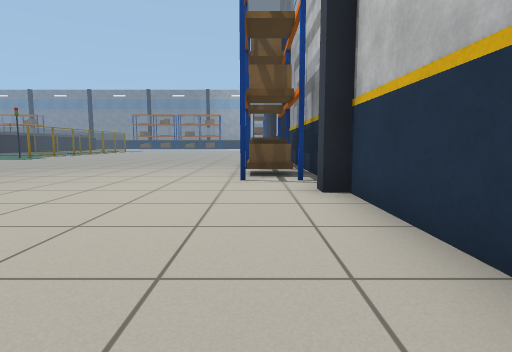
[1] (above)

24 first-person views from a walk through a Gazebo world. The camera is 0.69 m above the floor, tilts 6° down and sees 80° across. The lines on the ground mark 1 m squares. The floor is counted in squares, 1 m on a side. Each view is taken from the middle of a square. On the plan, view 1 faces up. The plan holds only what a view shows up to about 10 squares ahead; the rest is blank. The place goes on beyond the plan.

[2]
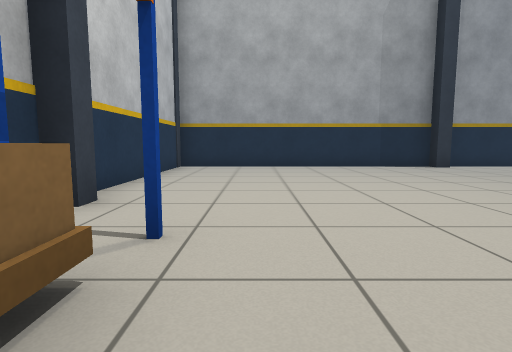

[3]
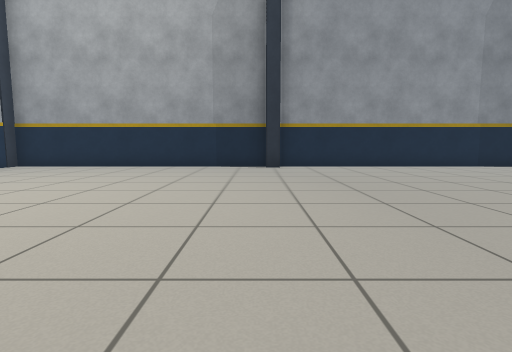

[4]
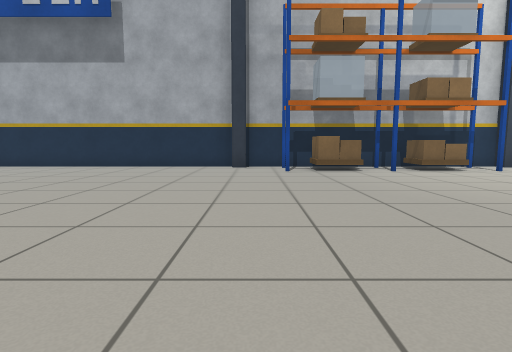

[5]
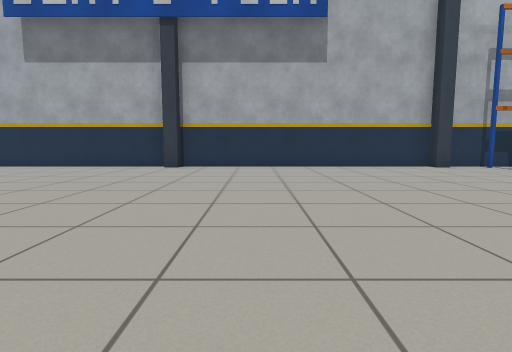

[6]
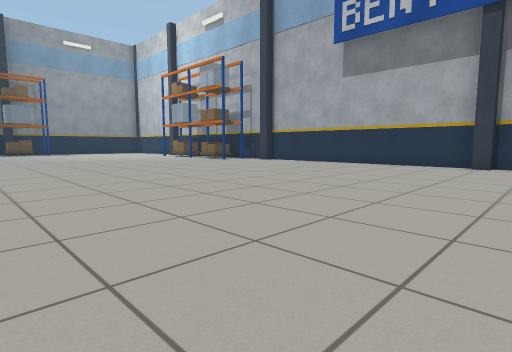

[7]
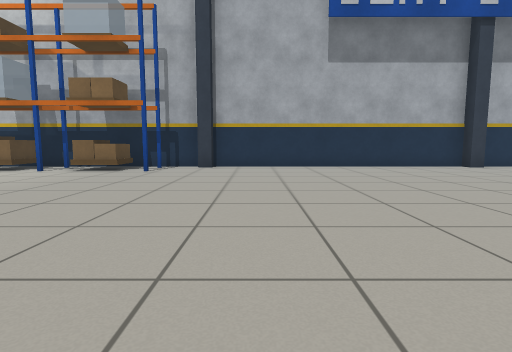

[8]
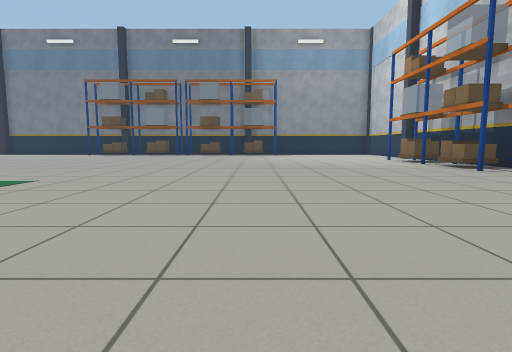

[9]
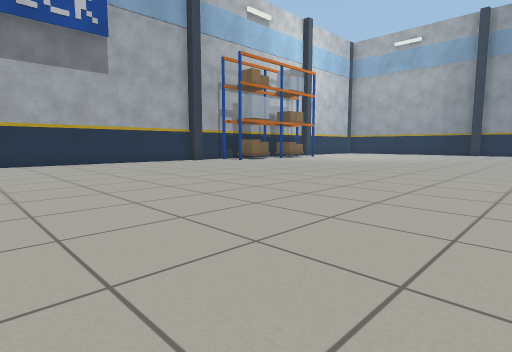

[10]
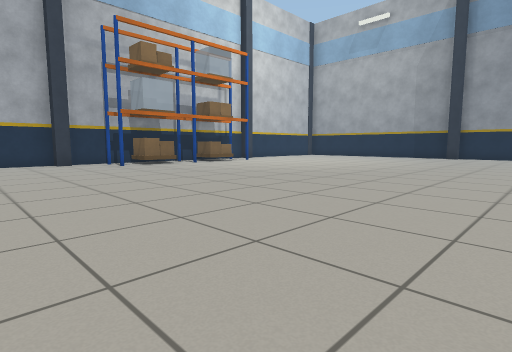

[11]
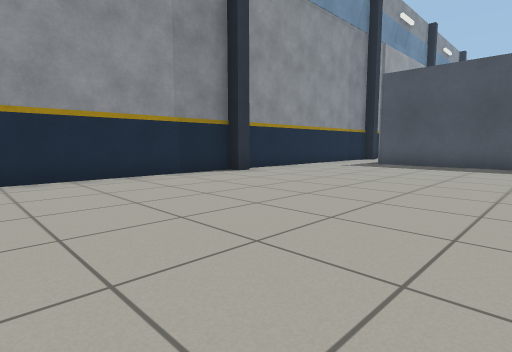

[12]
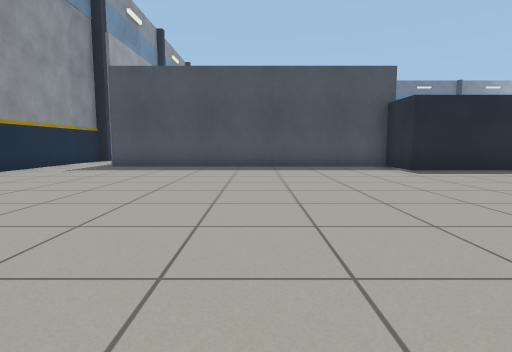

[13]
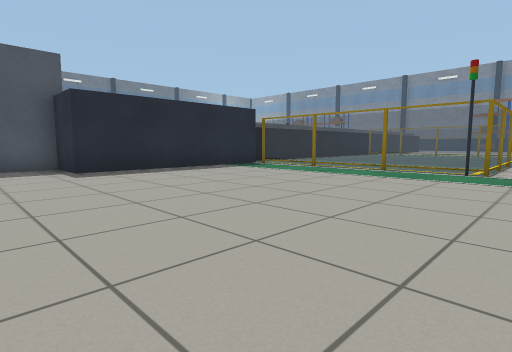

[14]
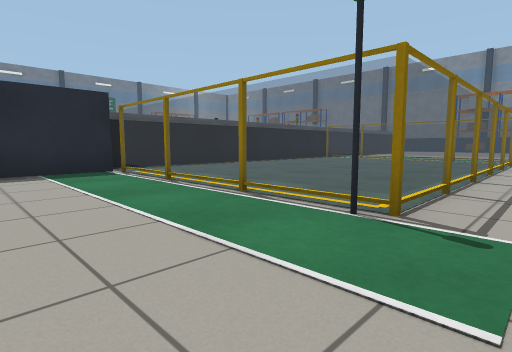

[15]
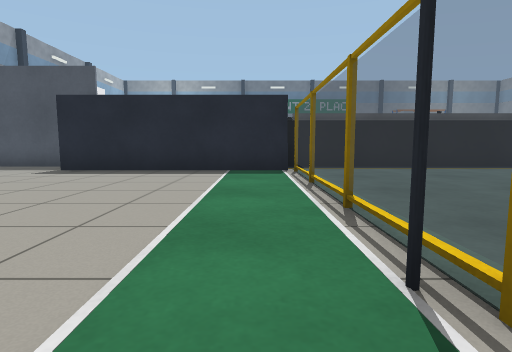

[16]
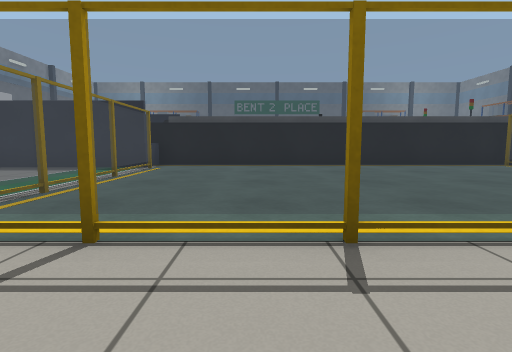

[17]
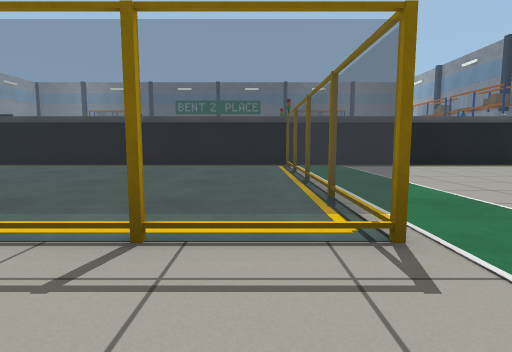

[18]
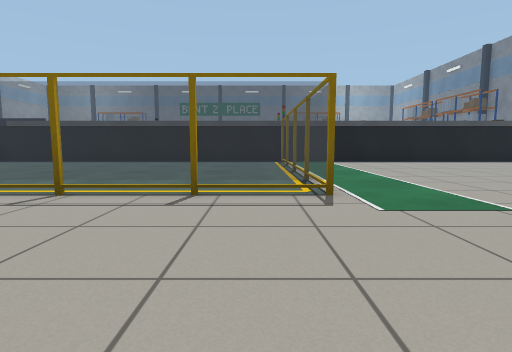

[19]
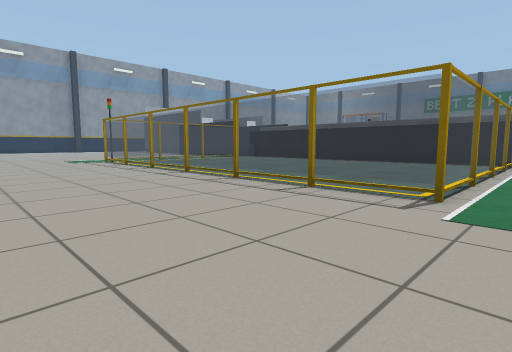

[20]
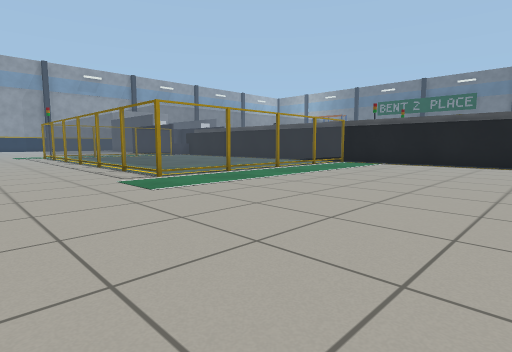

[21]
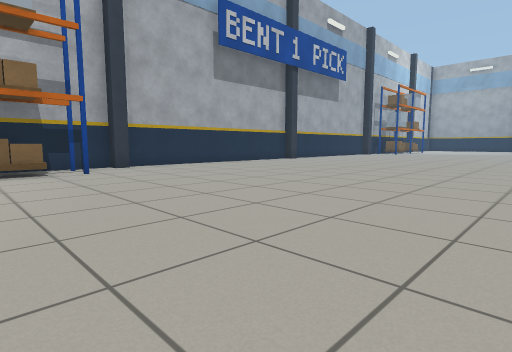

[22]
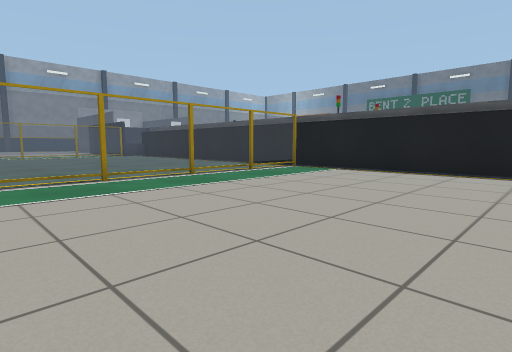

[23]
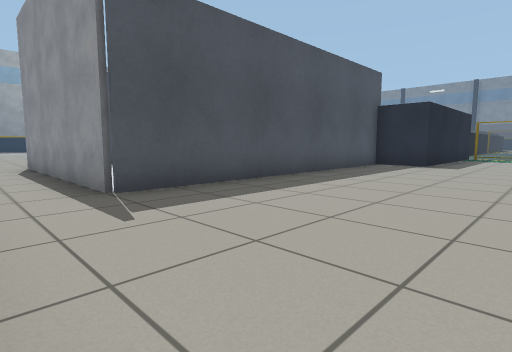

[24]
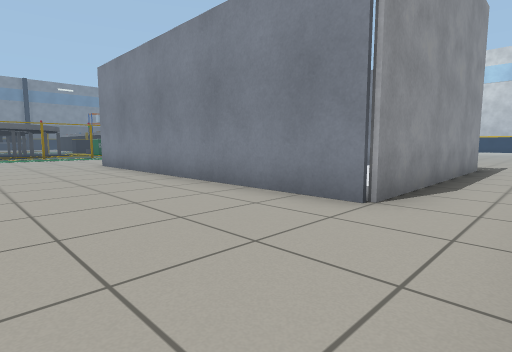

### Floor plan
Key: @ floor where view 1 was taken; # wall or solid block; . floor; B brown box; P blue post; F fence; O other object.
Columns run from 29 left of view 1 to 2 right of it. Each row starts with its distance up from view 1.
 32           #..................PP
 31           #..................B#
 30           #..................PP
 29           #....................#
 28           #...................P#
 27           #....................#
 26           #FFFFFFFF............#
 25           #.......F............#
 24           #.......F............#
 23           #.......F............#
 22           #.......F............#
 21           #.......F...........P#
 20           #.......F...........##
 19           #.......F............#
 18           #.......F............#
 17           #.......F............#
 16           #.......F............#
 15          ###FFFFFFF............#
 14            #...................#
 13            #..................P#
 12            #..................##
 11  ..        #.................PP
 10  ...       #.................B#
  9  ..O      ##.................BP
  8  ..O      O..................PP
  7  ..O      O..................B#
  6  ..O      O........ .........PP
  5 ...O      O....................#
  4 ...O      O...................P#
  3 ...O      O....................#
  2 ...O      O....................#
  1 ...OOOOOOOO....................#
  0 .............................@.#
 -1 ....... .......P.......P.......P
 -2          ######################

Where each view was taken, in squares from view 1:
view 1: 0 up, 0 right, facing up
view 2: 8 up, 1 left, facing down
view 3: 8 up, 6 left, facing down
view 4: 12 up, 8 left, facing right
view 5: 18 up, 8 left, facing right
view 6: 19 up, 9 left, facing up-right
view 7: 27 up, 8 left, facing right
view 8: 22 up, 6 left, facing up
view 9: 20 up, 10 left, facing down-right
view 10: 15 up, 10 left, facing down-right
view 11: 5 up, 9 left, facing down-left
view 12: 5 up, 10 left, facing left
view 13: 7 up, 10 left, facing up-left
view 14: 12 up, 10 left, facing up-left
view 15: 14 up, 10 left, facing left
view 16: 18 up, 9 left, facing left
view 17: 25 up, 9 left, facing left
view 18: 25 up, 7 left, facing left
view 19: 27 up, 7 left, facing down-left
view 20: 32 up, 8 left, facing down-left
view 21: 32 up, 8 left, facing down-right
view 22: 32 up, 11 left, facing down-left
view 23: 1 down, 15 left, facing up-left
view 24: 1 down, 29 left, facing up-right
